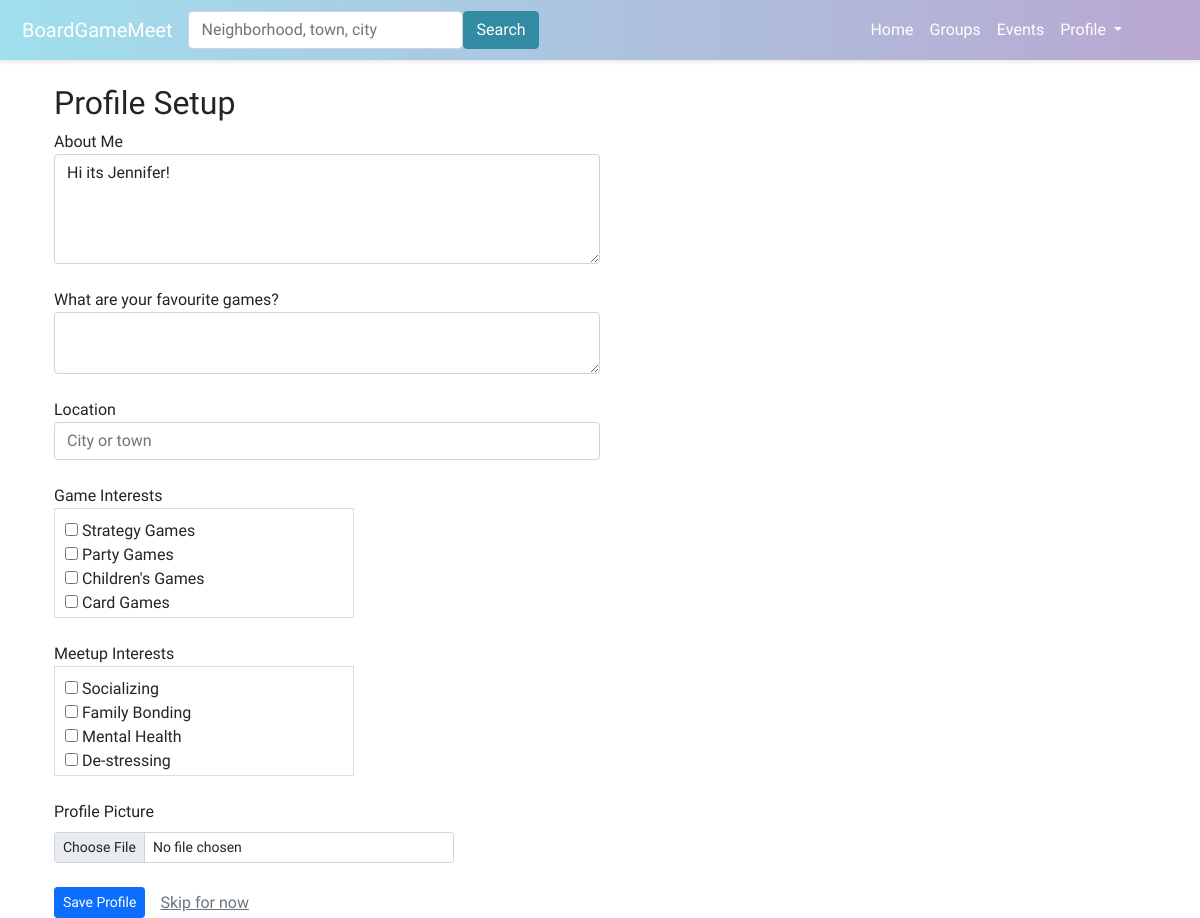
/profile-setup/ (signed in), run on an earlier commit of the app's database.
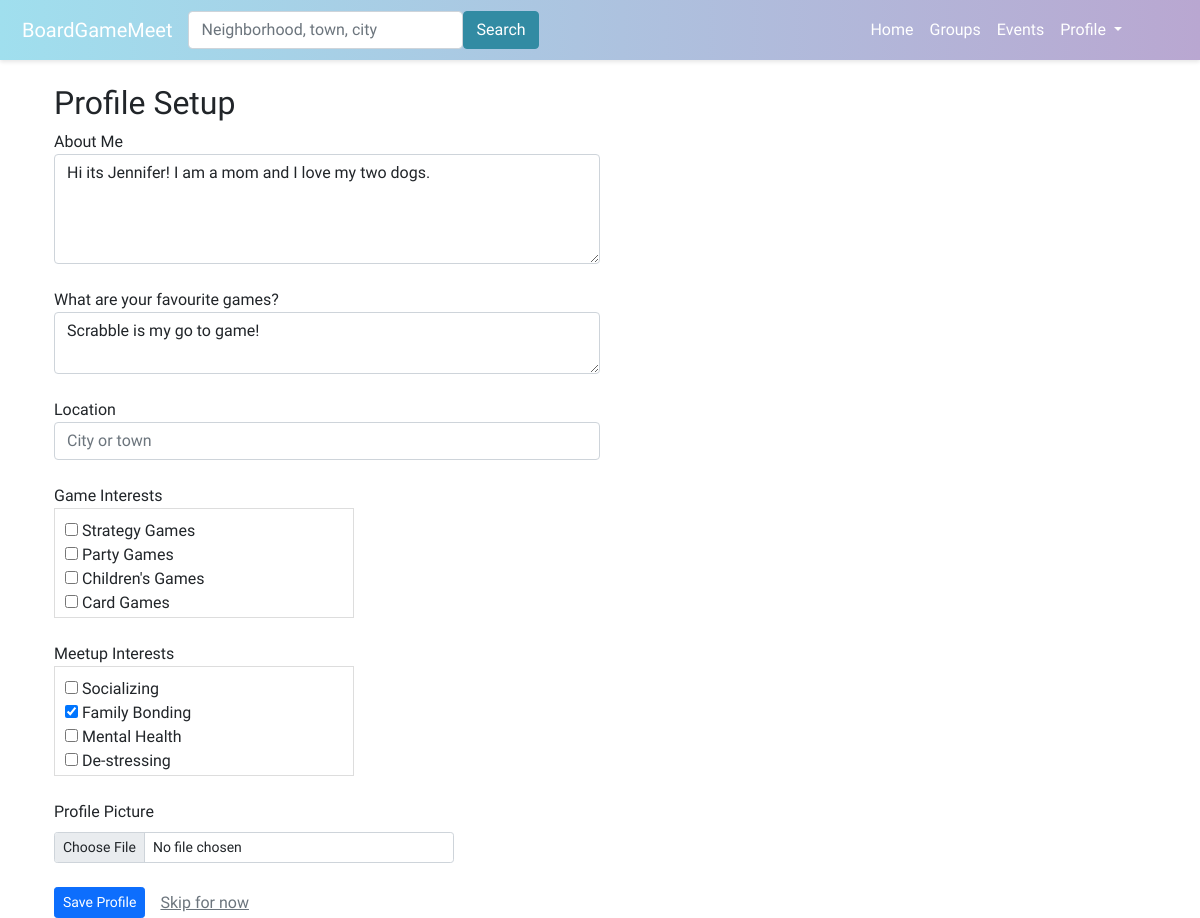
And on a later commit of the database.
### boardgame/models.py (models this page shows, shortened)
class UserProfile(models.Model):
    user = models.OneToOneField(User, on_delete=models.CASCADE)
    bio = models.TextField(blank=True)
    favorite_games = models.TextField(blank=True)
    picture = models.ImageField(upload_to='profile_images', blank=True)
    categories = models.ManyToManyField(Category, related_name='profile', blank=True)
    tags = models.ManyToManyField(Tag, related_name='profile', blank=True)
    city = models.CharField(max_length=255, blank=True)
    state = models.CharField(max_length=255, blank=True)
    country = models.CharField(max_length=255, blank=True)
    latitude = models.FloatField(null=True, blank=True)
    longitude = models.FloatField(null=True, blank=True)

### boardgame/views.py (the view)
# urls.py: path('profile-setup/', views.profile_setup, name='profile_setup'),
def profile_setup(request):
    user_profile = UserProfile.objects.filter(user=request.user).first()
    if request.method == 'POST':
        profile_form = UserProfileForm(request.POST, request.FILES, instance=user_profile)
        if profile_form.is_valid():
            profile = profile_form.save(commit=False)
            profile.user = request.user  # Associate profile with current logged-in user
            profile.save()
            profile_form.save_m2m()
            place_id = request.POST.get('place_id')  # Get selected place ID
            place_details = fetch_place_details(place_id)
            if place_details:
                profile.city = place_details['city']
                profile.state = place_details['state']
                profile.country = place_details['country']
                profile.latitude = place_details['latitude']
                profile.longitude = place_details['longitude']
                profile.save()
            return redirect('home')  # Redirect to home
    else:
        profile_form = UserProfileForm(instance=user_profile)
    return render(request, 'boardgame/profile_setup.html', {'profile_form': profile_form})

### boardgame/forms.py
class UserProfileForm(forms.ModelForm):
    class Meta:
        model = UserProfile
        fields = ['bio', 'picture', 'favorite_games', 'categories', 'tags','city', 'state', 'country', 'latitude', 'longitude']
        widgets = {
            'bio': forms.Textarea(attrs={'class': 'form-control', 'rows': 4, 'style': 'width: 50%;'}),
            'favorite_games': forms.Textarea(attrs={'class': 'form-control', 'rows': 2, 'style': 'width: 50%;'}),
            'picture': forms.FileInput(attrs={'class': 'form-control-file'}),
            'categories': forms.CheckboxSelectMultiple,
            'tags': forms.CheckboxSelectMultiple,
        }

### boardgame/models.py (called while the page is built)
    def __str__(self):
        return self.name

    def __str__(self):
        return self.name

### boardgame/templates/boardgame/profile_setup.html (shortened to what this page needs)
{% extends 'boardgame/base.html' %}
{% load static %}
{% block content %}
<head>
</head>
<div class="container mt-4">
    <h2>Profile Setup</h2>
    <form method="post" enctype="multipart/form-data">
        <div class="form-group">
            <label>About Me</label>
            {{ profile_form.bio }}
        </div>
        <br/>
        <div class="form-group">
            <label>What are your favourite games?</label>
            {{ profile_form.favorite_games }}
        </div>
        <br/>
        <div class="form-group">
            <label for="user-location">Location</label>
            <input type="text" id="user-location" class="form-control" style="width: 50%;" name="location_city" placeholder="City or town">
        </div>
        <br/>
        <div class="form-group">
            <label>Game Interests</label>
            <div class="scrollable-checkboxes">
                {{ profile_form.categories }}
            </div>
        </div>
        <br/>
        <div class="form-group">
            <label>Meetup Interests</label>
            <div class="scrollable-checkboxes">
                {{ profile_form.tags }}
            </div>
        </div>
        <br/>
        <div class="form-group">
            <label for="{{ profile_form.picture.id_for_label }}" class="form-label">Profile Picture</label>
            <input type="file" id="{{ profile_form.picture.id_for_label }}" name="picture" class="form-control form-control-sm" style="max-width: 400px;">
        </div>
        <br/>
        <div class="form-group" style="display: flex; align-items: center;">
            <button type="submit" class="btn btn-primary btn-sm" style="margin-right: 15px;">Save Profile</button>
            <p style="margin: 0;">
                <a href="{% url 'home' %}" class="text-muted">
                     Skip for now
                </a>
            </p>
        </div>
    </form>
</div>
{% endblock %}

What changed in the data, as far as the page shows it:
changed UserProfile: bio "Hi its Jennifer!" → "Hi its Jennifer! I am a mom and I love my two dogs."; favorite_games (not shown) → "Scrabble is my go to game!"
Also different on the page:
form field tags: "☐ ☐ ☐ ☐" → "☐ ☑ ☐ ☐"
